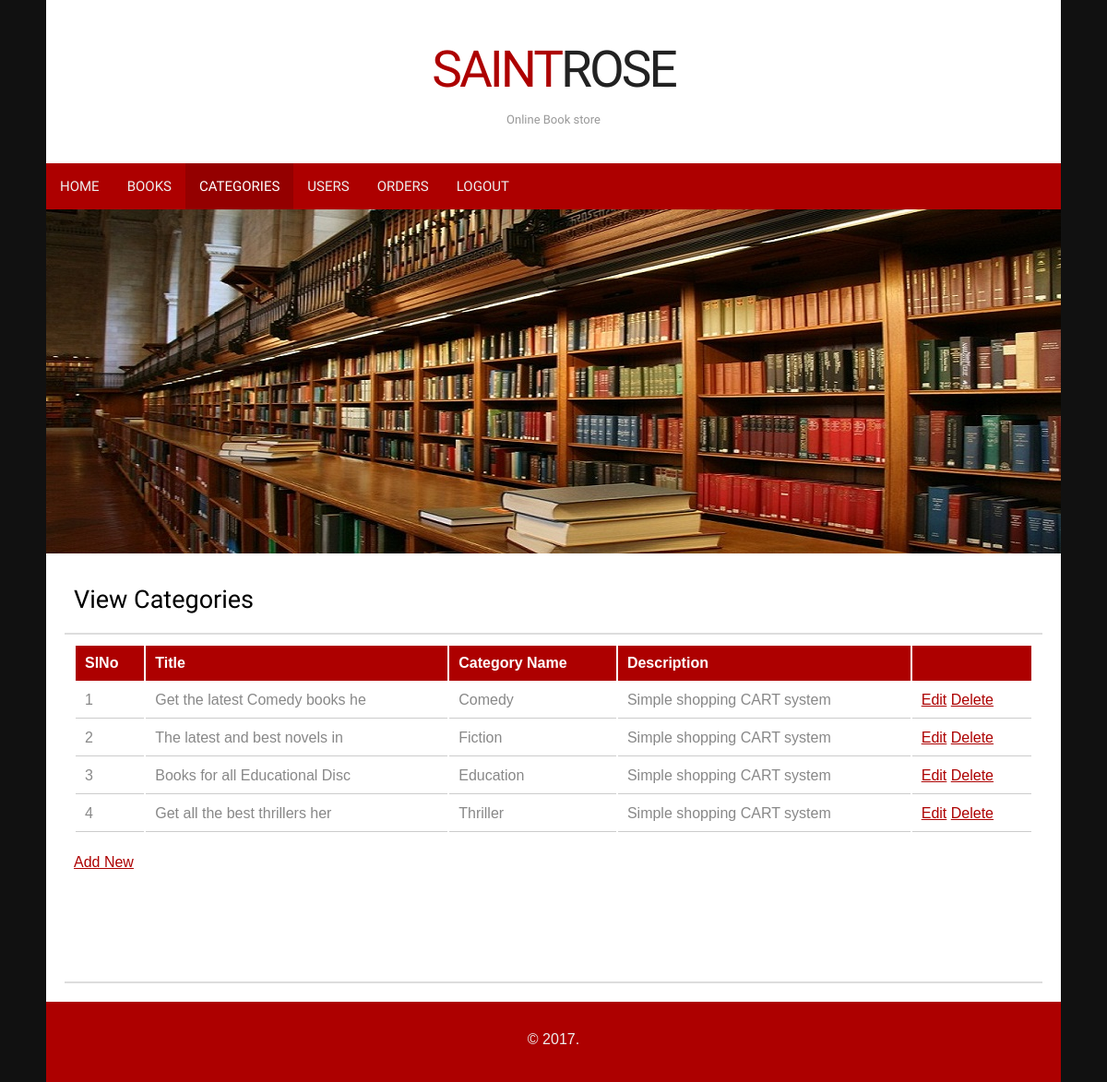
The page /view_categories.php (signed in) on the database its author committed.
### tables this page shows
CREATE TABLE IF NOT EXISTS `genres` (
  `gen_id` int(11) NOT NULL AUTO_INCREMENT,
  `title` varchar(30) NOT NULL,
  `gen_name` varchar(100) NOT NULL,
  `descri` varchar(40) NOT NULL,
  PRIMARY KEY (`gen_id`)
);

### view_categories.php (the view, shortened to what this page needs)
<!Doctype html>
<head>
<link rel="stylesheet" href="styles.css" type="text/css" />
</head>
<body>
<div id="container">
    <header>
    	<h1><a href="index.php">Saint<span>Rose</span></a></h1>
        <h2>Online Book store</h2>
    </header>
    <nav>
    	<ul>
        	<li><a href="admin_home.php">Home</a></li>
            <li><a href="view_books.php">Books</a></li>
            <li  class="start selected"><a href="view_categories.php">Categories</a></li>
            <li><a href="view_users.php">Users</a></li>
            <li><a href="view_orders.php">Orders</a></li>
		   <li class="end"><a href="logout.php">Logout</a></li>
        </ul>
    </nav>
 	<img src="images/adminbanner.jpg" alt="Books" />
    <div id="body">
	    <article>
			<h2>View Categories</h2>
		</article>
		<article class="expanded">
<?php
 include("connect.php");
$select =mysqli_query($con,"SELECT * FROM genres");
$a=1;
?>
<table align="center" >
<tr>
<th>SlNo</th>
<th>Title</th>
<th>Category Name</th>
<th>Description</th>
 <th></th>
</tr>
<?php
while ($row=mysqli_fetch_array($select))
{
 ?>
 <tr>
  <td> <?php echo $a; ?></td>
  <td><?php echo $row['title']; ?></td>
   <td><?php echo $row['gen_name']; ?></td>
     <td><?php echo $row['descri']; ?></td>
		<td>
		<a href="edit_category.php?cid=<?php echo $row['gen_id']; ?>">Edit</a>
		<a href="delete_category.php?cid=<?php echo $row['gen_id']; ?>" onClick="return confirm('Do you want delete this Category');">Delete</a></td>
 </tr>
                     <?php
					 $a++;
					  }
					  ?>
</table>
<p align="left"> <a href="add_category.php">Add New</a></p>
                    <br />   <br />
<br />
	</article>
    </div>
    <footer>
        <div class="footer-bottom">
            <p>&copy;  2017.</p>
         </div>
    </footer>
</div>
</body>
</html>

### styles.css (style rules this page uses)
body { background: #111; margin:0; padding:0; font-family: Arial, Helvetica, sans-serif; font-size: 16px; color: #888; }
* { margin:10; padding:10; }
table { width: 100%; text-align: left; }
th, td { padding: 10px 10px; }
th { color: #fff; background: #AD0000 none repeat-x scroll left top; }
td { border-bottom: 1px solid #ccc; }
p { line-height: 1.9em; margin-bottom: 20px; }
a { color: #AD0000; }
h1 { color: #000; font-size: 35px; font-family: 'Francois One', Arial, sans-serif; }
h2 { color: #000; font-size: 27px; letter-spacing: 0px; font-weight: normal; padding: 0 0 5px; margin: 0; font-family: 'Francois One', Arial, sans-serif; }
ul, ol { margin: 0 0 35px 35px; }
li { padding-bottom: 5px; }
#container { width: 1100px; margin: 0px auto; padding: 0px; background-color: #fff; }
header { padding: 30px 15px; background: #fff; margin: 0 auto; text-align:center; }
header h1 a, header h1 a:hover { color: #AD0000; font-size: 55px; font-weight: normal; letter-spacing: -3px; line-height:45px; text-decoration: none; text-transform: uppercase; }
header h1 a span { color: #222; }
header h2 { color: #999; font-size: 13px; position: relative; top: -5px; letter-spacing: 0; }
nav { width: 1100px; height: 50px; background-color: #AD0000; }
nav ul { height: 50px; list-style: none; padding: 0; margin: 0; }
nav ul li { float: left; display: block; padding: 0; }
nav ul li a { color: #eee; display: block; font-family: 'Francois One',Arial,sans-serif; font-size: 15px; letter-spacing: 0; line-height: 15px; margin: 0; padding: 18px 15px 17px; text-decoration: none; text-transform: uppercase; }
nav ul li.selected a, nav ul li.selected a:hover { background-color: #940000; color: #fff; }
#body { background: none; margin:0 auto; padding: 20px 20px 0; }
article { border-bottom: 2px solid #ddd; padding: 10px 10px 20px 10px; }
article h2 { padding-bottom: 0; }
footer { margin:20px auto 0; width: 1100px; }
footer .footer-bottom { padding: 10px; text-align: center; background-color: #AD0000; }
footer .footer-bottom p { text-align: center; }
footer .footer-bottom p, footer .footer-bottom p a { color: #eee; }

### rows shown on the page
genres: title "Get the latest Comedy books he", gen_name "Comedy", descri "Simple shopping CART system"
genres: title "The latest and best novels in", gen_name "Fiction", descri "Simple shopping CART system"
genres: title "Books for all Educational Disc", gen_name "Education", descri "Simple shopping CART system"
genres: title "Get all the best thrillers her", gen_name "Thriller", descri "Simple shopping CART system"
